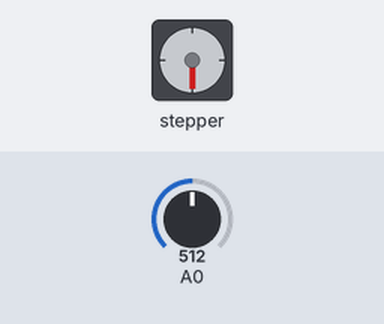
The sketch below on a simulated Arduino Uno, built with avr-gcc and run on an emulated ATmega328P. On the bench: stepper motor. The inputs (shaded band) are chosen by the test bench; at power-on: A0 = 512. Stepper angles assume 200 steps per turn.

Above: at 1.8 s.
1.9 s: A0 set to 716
At 3.5 s:
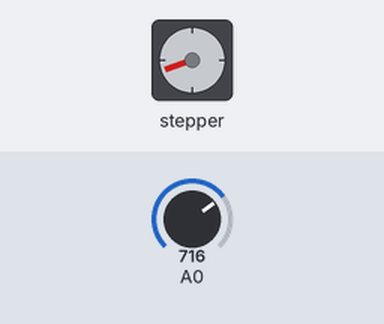
3.8 s: A0 set to 306
At 5.2 s:
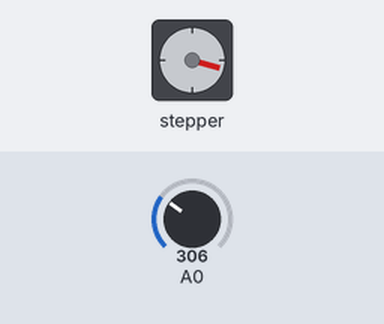
6.0 s: A0 set to 900
At 8.3 s:
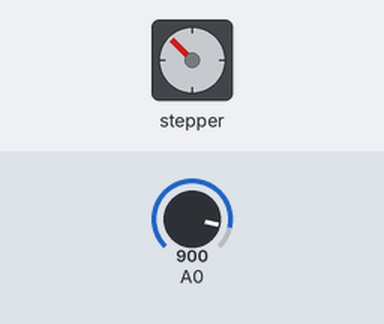
8.6 s: A0 set to 0
At 11.1 s:
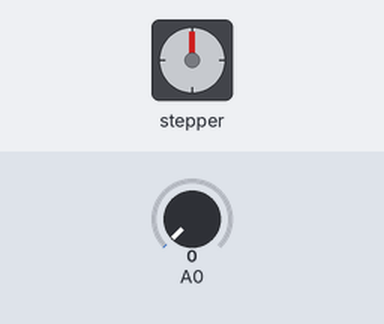
11.6 s: A0 set to 1023
At 15.0 s:
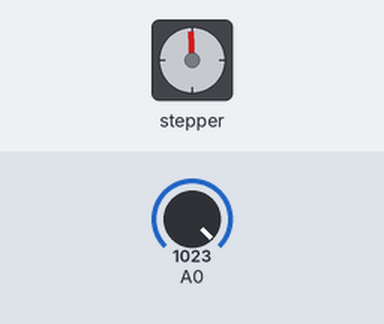
Timing chart, 0 to 15.6 s (numbered marks = the images above; inputs shaded):
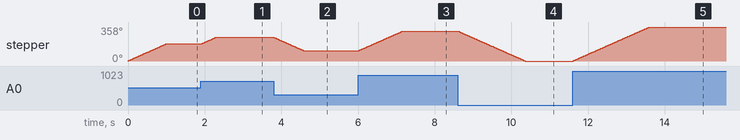

Measured:
- after the input at 1.9 s, stepper: turns 70° clockwise in 0.38 s, starting at once
- after the input at 3.8 s, stepper: turns 144° counter-clockwise in 0.79 s, starting at once
- after the input at 6.0 s, stepper: turns 209° clockwise in 1.1 s, starting at once
- after the input at 8.6 s, stepper: turns 315° counter-clockwise in 1.8 s, starting at once
- after the input at 11.6 s, stepper: turns 358° clockwise in 2.0 s, starting at once
- by itself, stepper: turns 180° clockwise in 0.99 s

The sketch:

L9_7.ino
```cpp
#include <Stepper.h>

const int steps = 200;
Stepper stepper(steps, 8, 9, 10, 11);
int previous, val;

void setup() {
  stepper.setSpeed(30);
}

void loop() {
  val = map(analogRead(0), 0, 1024, 0, steps);
  stepper.step(val - previous);
  previous = val;
  delay(20);
}
```
